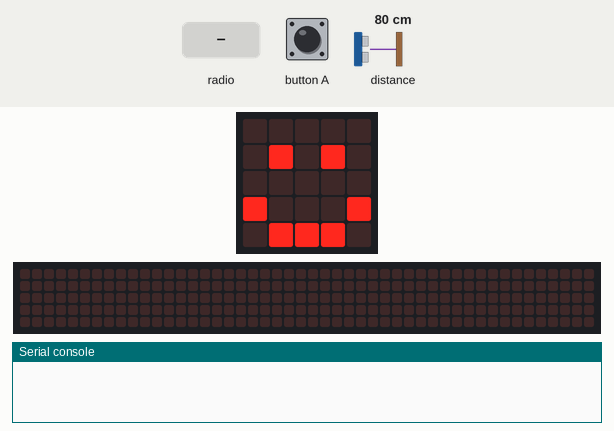
This program was run on a simulated BBC micro:bit (MakeCode). Shown: the board's 5×5 LED display, a strip that is not on the board, showing the scrolling text unrolled, the last lines printed to the serial console. The inputs (shaded band) are chosen by the test bench; at power-on: distance to the obstacle 80 cm. No radio messages arrive unless stated (any console line starting 'radio sent:' is added by the test bench); the 48×5 strip is a reading aid, not a part: it shows the text the display is scrolling, unrolled, one strip-width of it at a time.

Above: at 1.8 s.
1.9 s: radio message "too close" arrives
At 2.05 s:
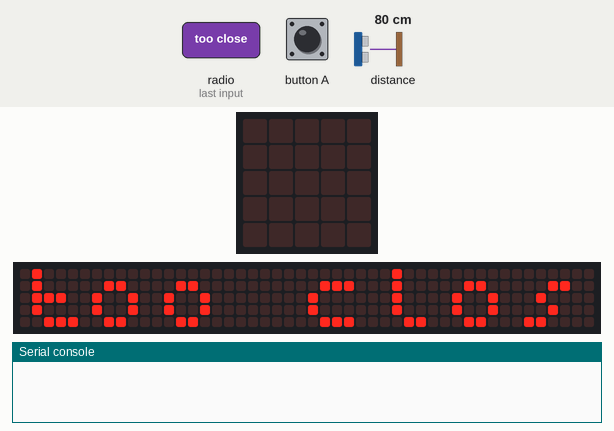
4.0 s: button A pressed for 0.15 s
At 4.37 s:
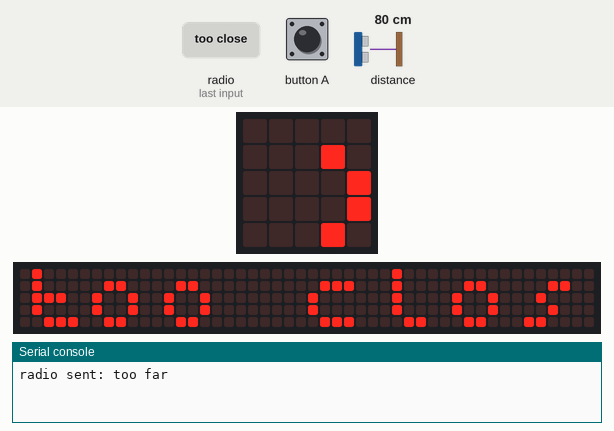
7.3 s: radio message "too far" arrives
At 15.1 s:
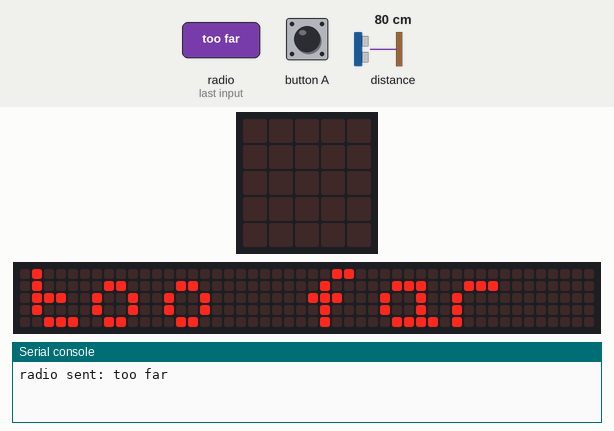

Measured:
- after the input at 1.9 s, the display: changes at once (image 1)
- after the input at 4.0 s, the display: first differs from a run without the input after 0.16 s (image 2 shows a later state)
- after the input at 7.3 s, the display: first differs from a run without the input after 4.2 s (image 3)
- what the display in image 3 shows lasts 0.6 s, from 14.7 s to 15.3 s

The program:

main.ts
```typescript
// (licence header left out)
// variable
let distanceToObject: number = 0

// setup
radio.setGroup(7)
basic.showIcon(IconNames.Happy)

// distanceToObject setup
input.onButtonPressed(Button.A, function () {
  basic.clearScreen()
  distanceToObject = sonar.ping(
    DigitalPin.P1,
    DigitalPin.P2,
    PingUnit.Centimeters
  )
  // if distanceToObject is <= 10 show hello world if more than 10 then show hello universe
  if (distanceToObject <= 10) {
    radio.sendString('too close')
  } else {
    radio.sendString('too far')

    basic.showIcon(IconNames.Happy)
  }
})
    radio.onReceivedString(function (receivedString) {
    basic.clearScreen()
    basic.showString(receivedString)
    basic.showIcon(IconNames.Happy)
})
```
